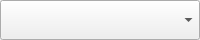
<?xml version="1.0" encoding="UTF-8"?>
<ui version="4.0">
 <class>CompositionTemplateList</class>
 <widget class="QComboBox" name="CompositionTemplateList">
  <property name="geometry">
   <rect>
    <x>0</x>
    <y>0</y>
    <width>200</width>
    <height>40</height>
   </rect>
  </property>
 </widget>
 <resources/>
 <connections/>
</ui>
